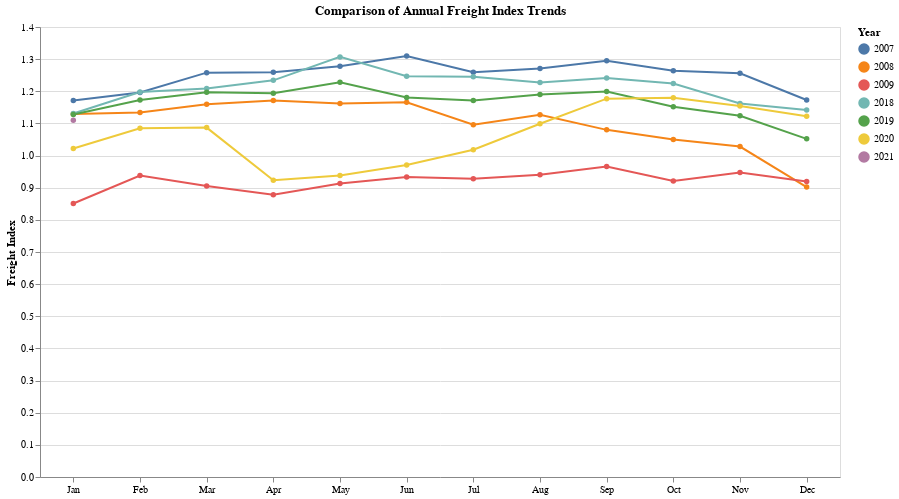

The notebook cell saved with this chart:
### Code cell
monthNames = {
    1: 'Jan',
    2: 'Feb',
    3: 'Mar',
    4: 'Apr',
    5: 'May',
    6: 'Jun',
    7: 'Jul',
    8: 'Aug',
    9: 'Sep',
    10: 'Oct',
    11: 'Nov',
    12: 'Dec',
}

df_freight['Month'] = df_freight.Date.apply(pd.to_datetime).apply(lambda v: monthNames.get(v.month))
df_freight['Year'] = df_freight.Date.apply(pd.to_datetime).apply(lambda v: v.year)
fieldOrdering = df_freight.Date.apply(pd.to_datetime).apply(lambda v: v.month).values.tolist()
df_freight['order'] = df_freight.Date.apply(pd.to_datetime).apply(lambda v: v.month).map(lambda x: fieldOrdering.index(x))

melted_freight = df_freight[['Month', 'Year', 'order', 'Index']].melt(id_vars=['Month', 'Year', 'order'])
chosenYears = [2007, 2008, 2009, 2018, 2019, 2020, 2021]

alt.Chart(melted_freight[melted_freight.Year.isin(chosenYears)]).mark_line(point=True).encode(
    alt.X('Month:O', sort=None, axis=alt.Axis(title='', labelAngle=0)),
    alt.Y('value:Q', axis=alt.Axis(title='Freight Index')),
    alt.Color('Year:N', title='Year'),
    alt.Order('order:Q')
).properties(
    title='Comparison of Annual Freight Index Trends',
    height=450,
    width=800,
    background='white'
)

### Figure 1 — Vega-Lite specification as saved in the notebook (floating-point values rounded to 4 significant figures)
{"config": {"view": {"continuousWidth": 400, "continuousHeight": 300}}, "data": {"name": "data-f1e4344812dd9f9270d200af10ac36e7"}, "mark": {"type": "line", "point": true}, "background": "white", "encoding": {"color": {"type": "nominal", "field": "Year", "title": "Year"}, "order": {"type": "quantitative", "field": "order"}, "x": {"type": "ordinal", "axis": {"labelAngle": 0, "title": ""}, "field": "Month", "sort": null}, "y": {"type": "quantitative", "axis": {"title": "Freight Index"}, "field": "value"}}, "height": 450, "title": "Comparison of Annual Freight Index Trends", "width": 800, "$schema": "https://vega.github.io/schema/vega-lite/v4.8.1.json", "datasets": {"data-f1e4344812dd9f9270d200af10ac36e7": [{"Month": "Jan", "Year": 2007, "order": 0, "variable": "Index", "value": 1.171}, {"Month": "Feb", "Year": 2007, "order": 1, "variable": "Index", "value": 1.196}, {"Month": "Mar", "Year": 2007, "order": 2, "variable": "Index", "value": 1.258}, {"Month": "Apr", "Year": 2007, "order": 3, "variable": "Index", "value": 1.259}, {"Month": "May", "Year": 2007, "order": 4, "variable": "Index", "value": 1.278}, {"Month": "Jun", "Year": 2007, "order": 5, "variable": "Index", "value": 1.31}, {"Month": "Jul", "Year": 2007, "order": 6, "variable": "Index", "value": 1.259}, {"Month": "Aug", "Year": 2007, "order": 7, "variable": "Index", "value": 1.271}, {"Month": "Sep", "Year": 2007, "order": 8, "variable": "Index", "value": 1.295}, {"Month": "Oct", "Year": 2007, "order": 9, "variable": "Index", "value": 1.264}, {"Month": "Nov", "Year": 2007, "order": 10, "variable": "Index", "value": 1.256}, {"Month": "Dec", "Year": 2007, "order": 11, "variable": "Index", "value": 1.173}, {"Month": "Jan", "Year": 2008, "order": 0, "variable": "Index", "value": 1.129}, {"Month": "Feb", "Year": 2008, "order": 1, "variable": "Index", "value": 1.134}, {"Month": "Mar", "Year": 2008, "order": 2, "variable": "Index", "value": 1.16}, {"Month": "Apr", "Year": 2008, "order": 3, "variable": "Index", "value": 1.171}, {"Month": "May", "Year": 2008, "order": 4, "variable": "Index", "value": 1.162}, {"Month": "Jun", "Year": 2008, "order": 5, "variable": "Index", "value": 1.166}, {"Month": "Jul", "Year": 2008, "order": 6, "variable": "Index", "value": 1.096}, {"Month": "Aug", "Year": 2008, "order": 7, "variable": "Index", "value": 1.127}, {"Month": "Sep", "Year": 2008, "order": 8, "variable": "Index", "value": 1.08}, {"Month": "Oct", "Year": 2008, "order": 9, "variable": "Index", "value": 1.05}, {"Month": "Nov", "Year": 2008, "order": 10, "variable": "Index", "value": 1.028}, {"Month": "Dec", "Year": 2008, "order": 11, "variable": "Index", "value": 0.902}, {"Month": "Jan", "Year": 2009, "order": 0, "variable": "Index", "value": 0.851}, {"Month": "Feb", "Year": 2009, "order": 1, "variable": "Index", "value": 0.938}, {"Month": "Mar", "Year": 2009, "order": 2, "variable": "Index", "value": 0.905}, {"Month": "Apr", "Year": 2009, "order": 3, "variable": "Index", "value": 0.878}, {"Month": "May", "Year": 2009, "order": 4, "variable": "Index", "value": 0.913}, {"Month": "Jun", "Year": 2009, "order": 5, "variable": "Index", "value": 0.933}, {"Month": "Jul", "Year": 2009, "order": 6, "variable": "Index", "value": 0.928}, {"Month": "Aug", "Year": 2009, "order": 7, "variable": "Index", "value": 0.94}, {"Month": "Sep", "Year": 2009, "order": 8, "variable": "Index", "value": 0.966}, {"Month": "Oct", "Year": 2009, "order": 9, "variable": "Index", "value": 0.921}, {"Month": "Nov", "Year": 2009, "order": 10, "variable": "Index", "value": 0.947}, {"Month": "Dec", "Year": 2009, "order": 11, "variable": "Index", "value": 0.919}, {"Month": "Jan", "Year": 2018, "order": 0, "variable": "Index", "value": 1.131}, {"Month": "Feb", "Year": 2018, "order": 1, "variable": "Index", "value": 1.198}, {"Month": "Mar", "Year": 2018, "order": 2, "variable": "Index", "value": 1.209}, {"Month": "Apr", "Year": 2018, "order": 3, "variable": "Index", "value": 1.234}, {"Month": "May", "Year": 2018, "order": 4, "variable": "Index", "value": 1.307}, {"Month": "Jun", "Year": 2018, "order": 5, "variable": "Index", "value": 1.247}, {"Month": "Jul", "Year": 2018, "order": 6, "variable": "Index", "value": 1.245}, {"Month": "Aug", "Year": 2018, "order": 7, "variable": "Index", "value": 1.227}, {"Month": "Sep", "Year": 2018, "order": 8, "variable": "Index", "value": 1.241}, {"Month": "Oct", "Year": 2018, "order": 9, "variable": "Index", "value": 1.224}, {"Month": "Nov", "Year": 2018, "order": 10, "variable": "Index", "value": 1.162}, {"Month": "Dec", "Year": 2018, "order": 11, "variable": "Index", "value": 1.142}, {"Month": "Jan", "Year": 2019, "order": 0, "variable": "Index", "value": 1.128}, {"Month": "Feb", "Year": 2019, "order": 1, "variable": "Index", "value": 1.173}, {"Month": "Mar", "Year": 2019, "order": 2, "variable": "Index", "value": 1.197}, {"Month": "Apr", "Year": 2019, "order": 3, "variable": "Index", "value": 1.194}, {"Month": "May", "Year": 2019, "order": 4, "variable": "Index", "value": 1.228}, {"Month": "Jun", "Year": 2019, "order": 5, "variable": "Index", "value": 1.181}, {"Month": "Jul", "Year": 2019, "order": 6, "variable": "Index", "value": 1.171}, {"Month": "Aug", "Year": 2019, "order": 7, "variable": "Index", "value": 1.19}, {"Month": "Sep", "Year": 2019, "order": 8, "variable": "Index", "value": 1.199}, {"Month": "Oct", "Year": 2019, "order": 9, "variable": "Index", "value": 1.152}, {"Month": "Nov", "Year": 2019, "order": 10, "variable": "Index", "value": 1.124}, {"Month": "Dec", "Year": 2019, "order": 11, "variable": "Index", "value": 1.052}, {"Month": "Jan", "Year": 2020, "order": 0, "variable": "Index", "value": 1.022}, {"Month": "Feb", "Year": 2020, "order": 1, "variable": "Index", "value": 1.085}, {"Month": "Mar", "Year": 2020, "order": 2, "variable": "Index", "value": 1.087}, {"Month": "Apr", "Year": 2020, "order": 3, "variable": "Index", "value": 0.923}, {"Month": "May", "Year": 2020, "order": 4, "variable": "Index", "value": 0.938}, {"Month": "Jun", "Year": 2020, "order": 5, "variable": "Index", "value": 0.971}, {"Month": "Jul", "Year": 2020, "order": 6, "variable": "Index", "value": 1.018}, {"Month": "Aug", "Year": 2020, "order": 7, "variable": "Index", "value": 1.099}, {"Month": "Sep", "Year": 2020, "order": 8, "variable": "Index", "value": 1.177}, {"Month": "Oct", "Year": 2020, "order": 9, "variable": "Index", "value": 1.18}, {"Month": "Nov", "Year": 2020, "order": 10, "variable": "Index", "value": 1.154}, {"Month": "Dec", "Year": 2020, "order": 11, "variable": "Index", "value": 1.122}, {"Month": "Jan", "Year": 2021, "order": 0, "variable": "Index", "value": 1.11}]}}
